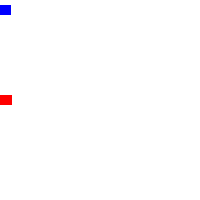
Frame 1 (no input)
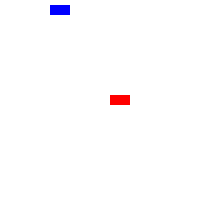
Frame 60 (the mouse pressed at the canvas centre just before this capture)
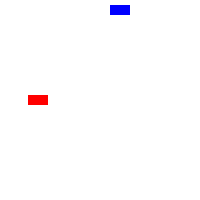
Frame 120 (the mouse held since frame 60 and released just before this capture)

The Processing sketch that drew these frames (run headless with seeded random() and noise(); from frame 60 on, the mouse is pressed at the canvas centre):

// Processing sketch: sketch_car_000
// ── sketch_car_000.pde
Car myCar1;
Car myCar2;

void setup() {
  size(200, 200);
  myCar1 = new Car(color(255, 0, 0), 0, 100, 2); 
  myCar2 = new Car(color(0, 0, 255), 0, 10, 1);
}

void draw() {
  background(255);
  noStroke();
  myCar1.drive();
  myCar1.display();
  myCar2.drive();
  myCar2.display();
}
// ── Car.pde
class Car { 
  color c;
  float xpos;
  float ypos;
  float xspeed;

  Car(color cualquierC, float cualquierXpos, float cualquierYpos, float cualquierXspeed) { 
    c = cualquierC;
    xpos = cualquierXpos;
    ypos = cualquierYpos;
    xspeed = cualquierXspeed;
  }

  void display() {
    fill(c);
    rectMode(CENTER);
    rect(xpos, ypos, 20, 10);
  }

  void drive() {
    xpos = xpos + xspeed;
    if (xpos > width) {
      xpos = 0;
      ;
    }
  }
}
